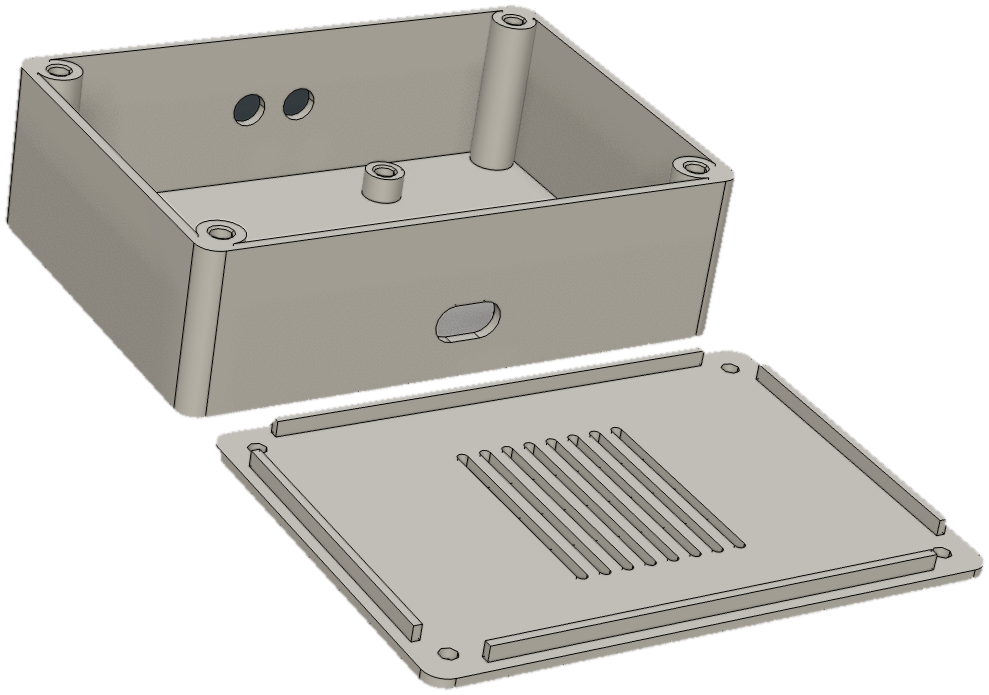
#> input picture docs/design/directions/assets/part-sensor-case-dark.png, 989 x 695 px; its folder holds 4 pictures in this run
$ python refine_cutout.py
#> lines starting #> are read from the running program, lines starting #| are printed output that depends on the picture; after the words box and inside, x2 and y2 are one past the last pixel; in counts of white or black regions, pixels touching at a corner belong together
"""Cleaner edges for the part cut-outs, used by direction H (the shared assets stay as they are for A, B and C).

Reads assets/part-*.png (made by cutout.py), smooths the stair-stepped outline, pulls it in past the floor-coloured
fringe, and repaints fringe pixels with the nearest colour from inside the part. Nothing is redrawn.

    .venv/bin/python docs/design/directions/tools/refine_cutout.py
"""
from pathlib import Path

import numpy as np
from PIL import Image
from scipy import ndimage as ndi

ROOT = Path(__file__).resolve().parents[1]
OUT = ROOT / "h" / "assets"
JOBS = [("part-sensor-case-dark", 1), ("part-sensor-case-light", 2), ("part-build-6of12-dark", 1)]


def refine(name, inset):
#> called with name = 'part-sensor-case-dark', inset = 1
    im = Image.open(ROOT / "assets" / f"{name}.png").convert("RGBA")
#> im is the input picture: PIL image 989x695 RGBA; mean R, G, B, A 111.7, 112.2, 109.4, 143.6
    px = np.asarray(im).astype(float)
    rgb, a = px[..., :3], px[..., 3] / 255
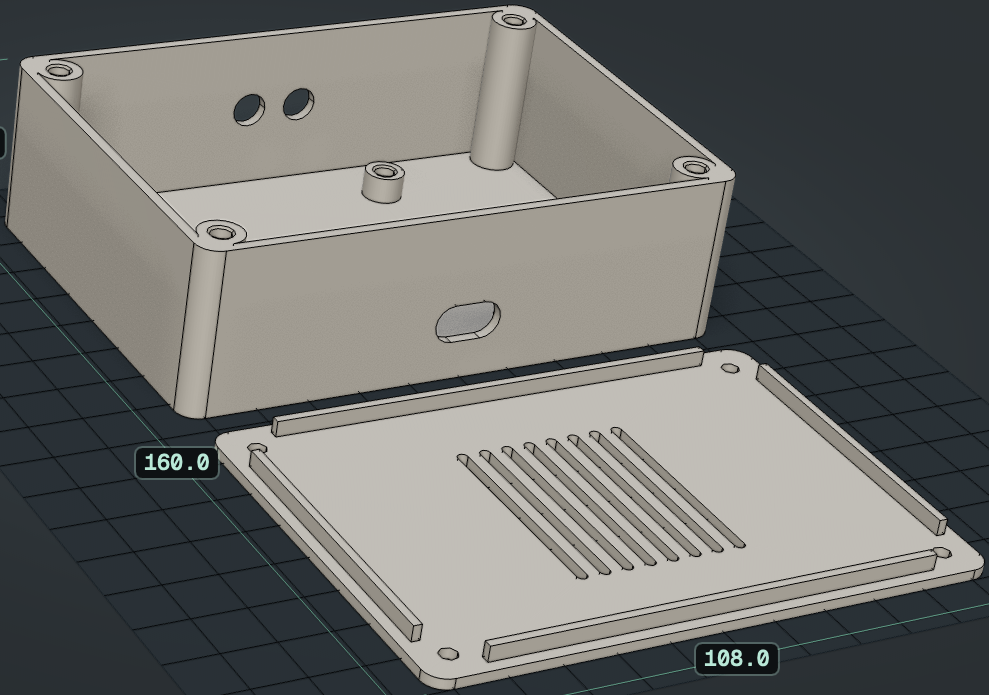
#> rgb: shape (695, 989, 3) float64; mean R, G, B 111.7, 112.2, 109.4
    solid = ndi.gaussian_filter((a > .5).astype(float), 1.6) > .5          # round off the stair steps
#> solid: shape (695, 989) bool; 56.3% white; 1 black region, box (x1, y1, x2, y2) and area: (0, 0, 989, 695) 300250
    solid = ndi.binary_erosion(solid, iterations=inset)                     # step inside the fringe
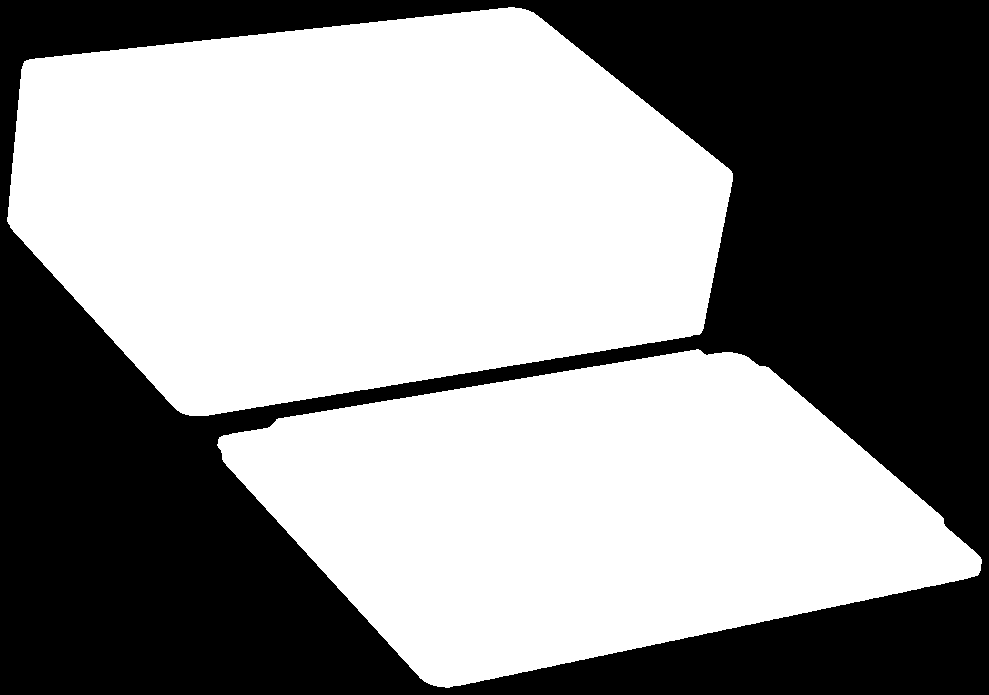
#> solid: shape (695, 989) bool; 55.8% white; 1 black region, box (x1, y1, x2, y2) and area: (0, 0, 989, 695) 303584
    inner = ndi.binary_erosion(solid, iterations=3)
#> inner: shape (695, 989) bool; 54.4% white; 1 black region, box (x1, y1, x2, y2) and area: (0, 0, 989, 695) 313527
    _, (iy, ix) = ndi.distance_transform_edt(~inner, return_indices=True)   # nearest pixel well inside the part
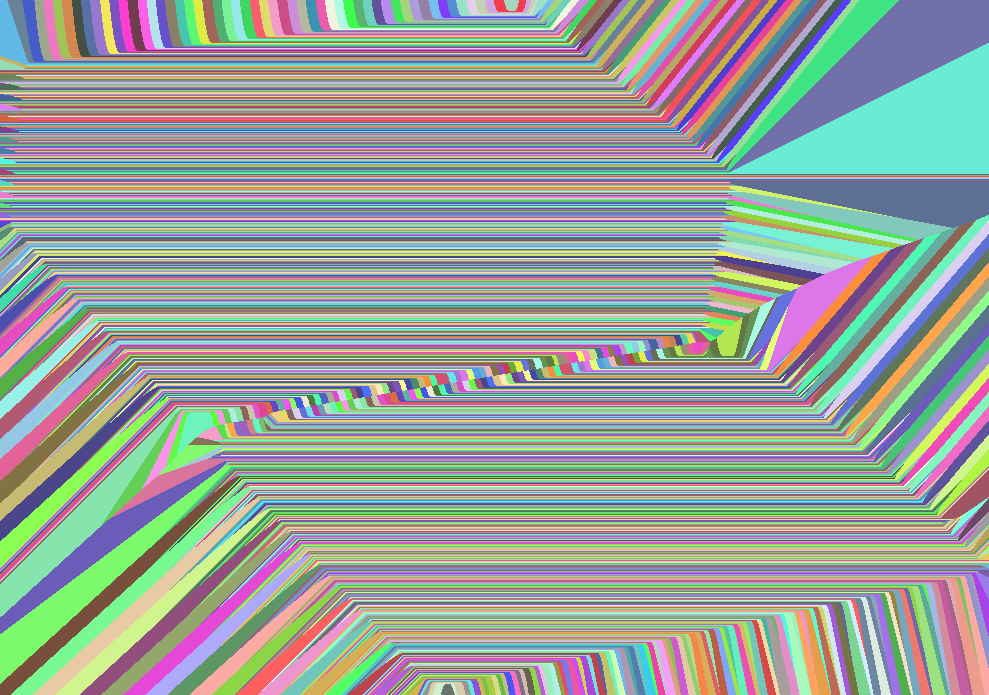
#> iy: shape (695, 989) int32; 675 distinct labels, from 10 to 684; one colour per label, 0 black
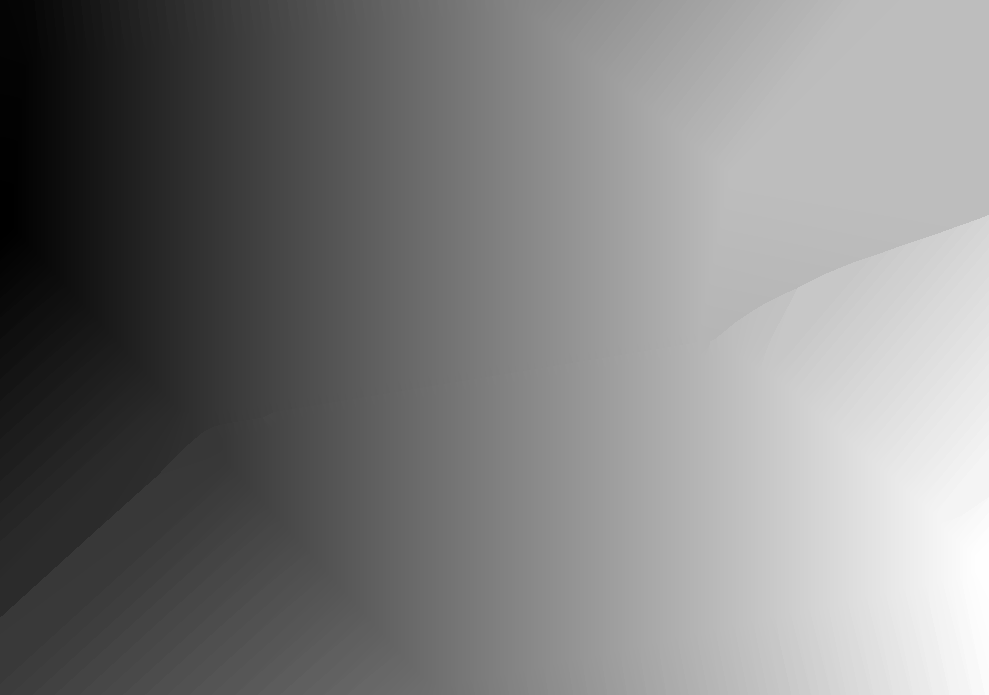
#> ix: shape (695, 989) int32; min 10, max 978, mean 488.5; drawn with min black and max white
    near = rgb[iy, ix]
    lum, lum_in = rgb.mean(-1), near.mean(-1)
    light = name.endswith("light")
    fringe = ~inner & ((lum > lum_in + 6) if light else (lum < lum_in - 60) & ~solid)
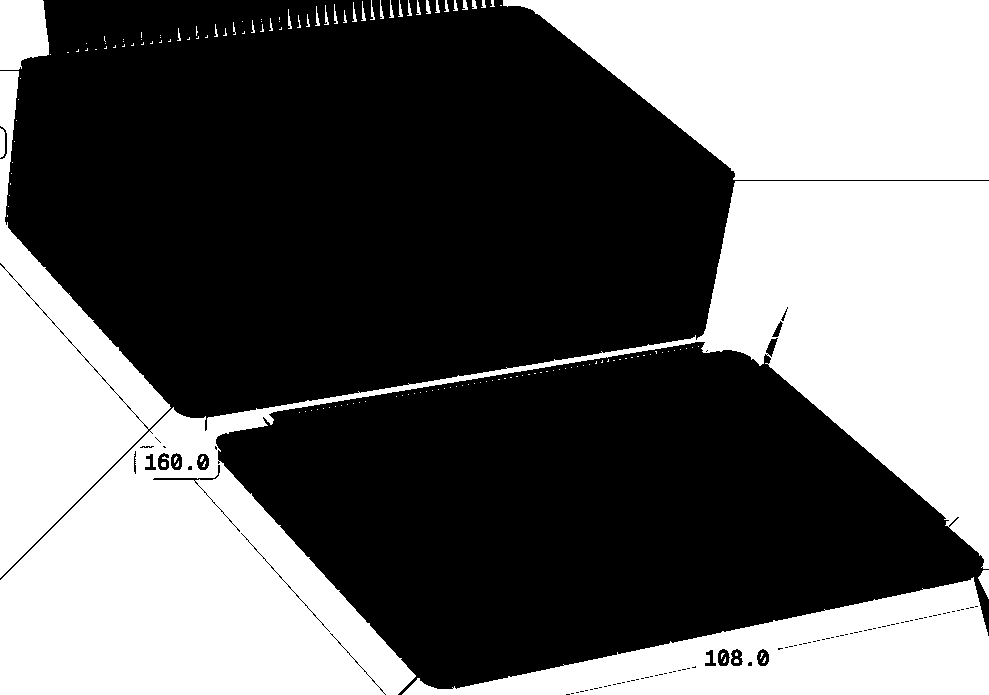
#> fringe: shape (695, 989) bool; 40.6% white; 155 white regions (119 under 20 px), largest, box (x1, y1, x2, y2) and area: (0, 181, 989, 695) 145205, (503, 0, 989, 180) 64336, (402, 577, 989, 695) 32645
    rgb = np.where(fringe[..., None], near, rgb)
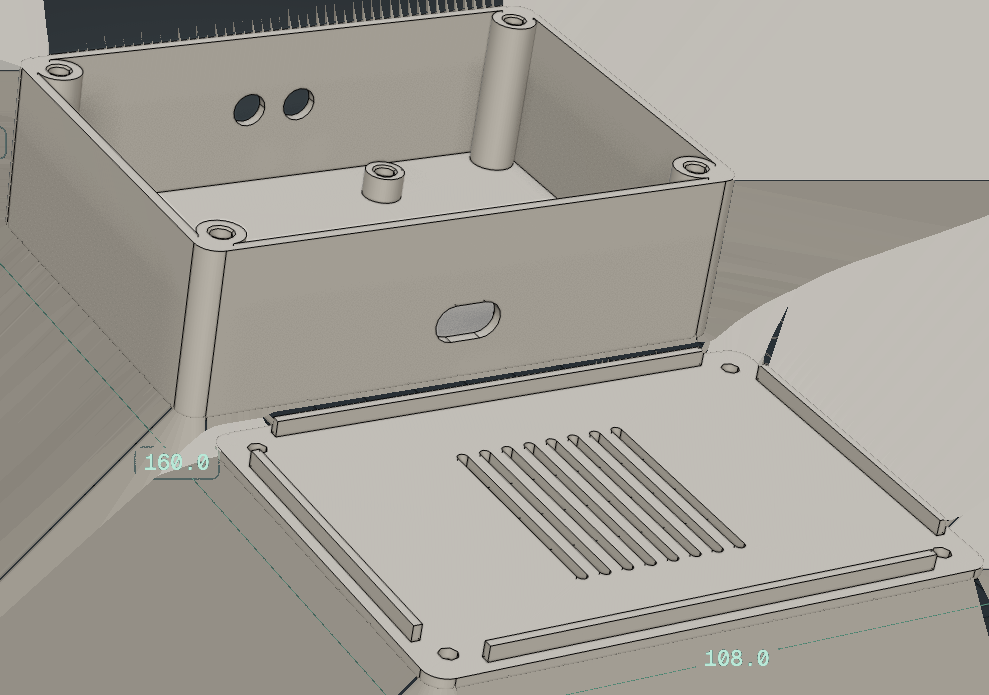
#> rgb: shape (695, 989, 3) float64; mean R, G, B 163.1, 159.3, 151.3
    alpha = ndi.gaussian_filter(solid.astype(float), .75)
    out = np.dstack([rgb, alpha * 255]).round().astype("uint8")
    OUT.mkdir(parents=True, exist_ok=True)
    Image.fromarray(out, "RGBA").save(OUT / f"{name}.png", optimize=True)
    print(name, im.size, (OUT / f"{name}.png").stat().st_size // 1024, "kB")
#| part-sensor-case-dark (989, 695) 303 kB


for job in JOBS:
    refine(*job)
#> pass 2 of the loop `for job in JOBS:`:
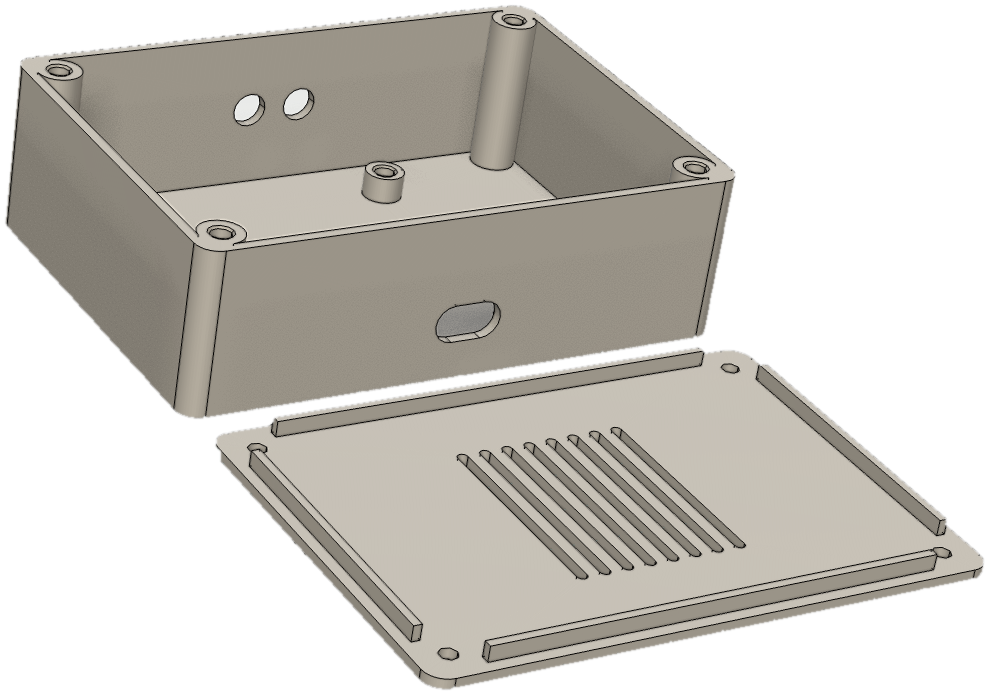
#> input picture docs/design/directions/assets/part-sensor-case-light.png, 989 x 695 px
#> in refine, im is the input picture: PIL image 989x695 RGBA; mean R, G, B, A 176.2, 174.6, 167.2, 143.8
#> in refine (call 2), `solid = ndi.binary_erosion(solid, iterations=inset)`:
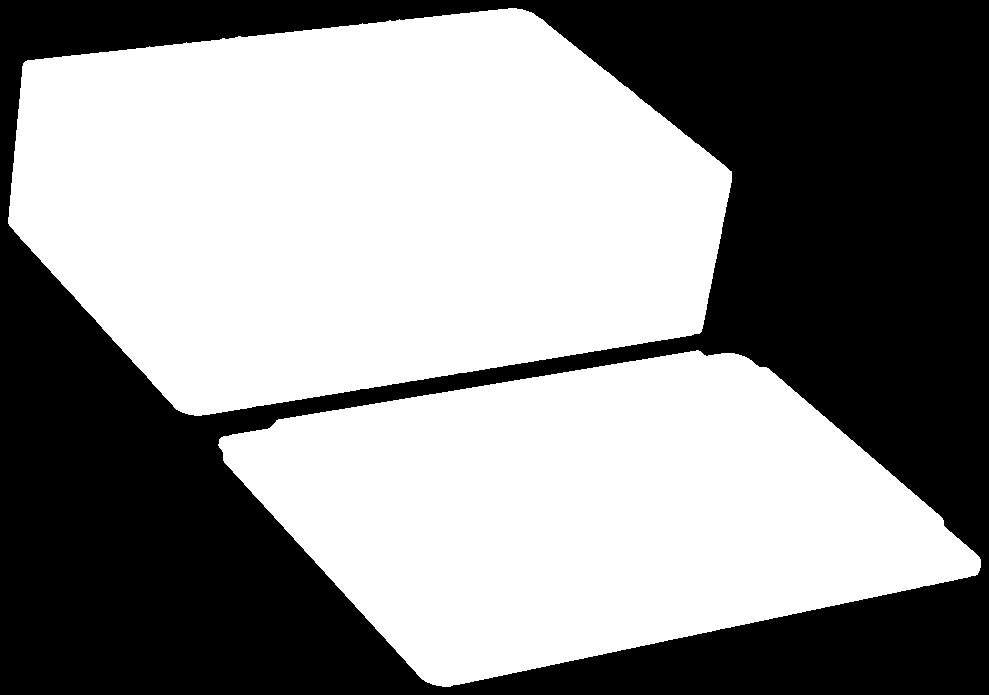
#> solid: shape (695, 989) bool; 55.4% white; 1 black region, box (x1, y1, x2, y2) and area: (0, 0, 989, 695) 306505
#> inner: shape (695, 989) bool; 54% white; 1 black region, box (x1, y1, x2, y2) and area: (0, 0, 989, 695) 316429
#> iy: shape (695, 989) int32; 673 distinct labels, from 11 to 683
#> fringe: shape (695, 989) bool; 37.6% white; 119 white regions (104 under 20 px), largest, box (x1, y1, x2, y2) and area: (0, 0, 989, 403) 123120, (0, 190, 437, 695) 99083, (621, 571, 989, 695) 26169
#> in refine (call 2), `rgb = np.where(fringe[..., None], near, rgb)`:
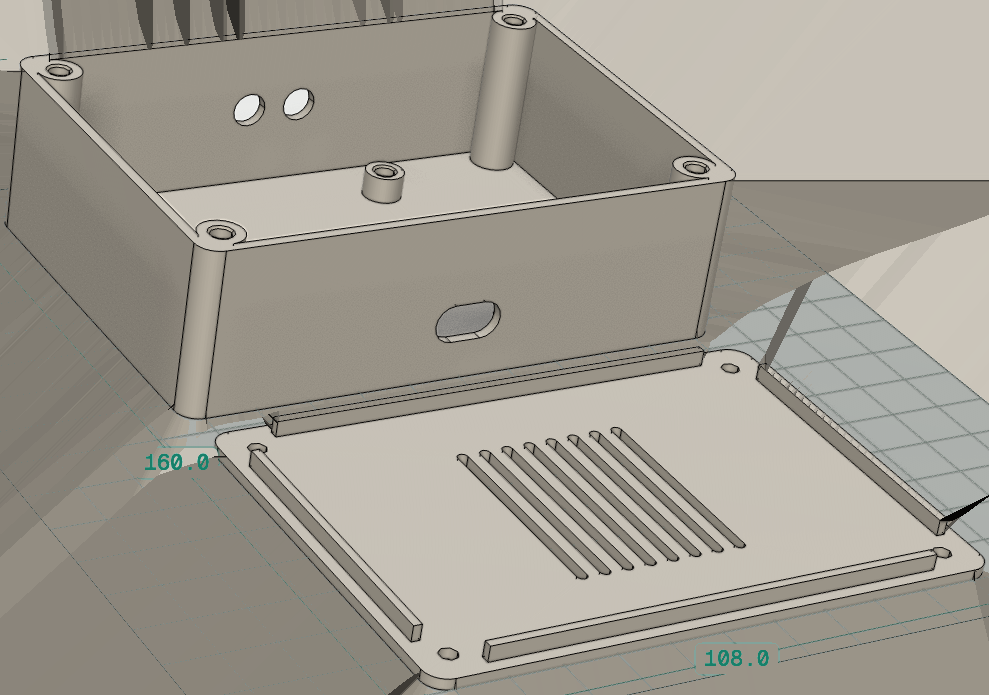
#> rgb: shape (695, 989, 3) float64; mean R, G, B 160.3, 155.4, 145.2
#| part-sensor-case-light (989, 695) 385 kB
#> pass 3 of the loop `for job in JOBS:`:
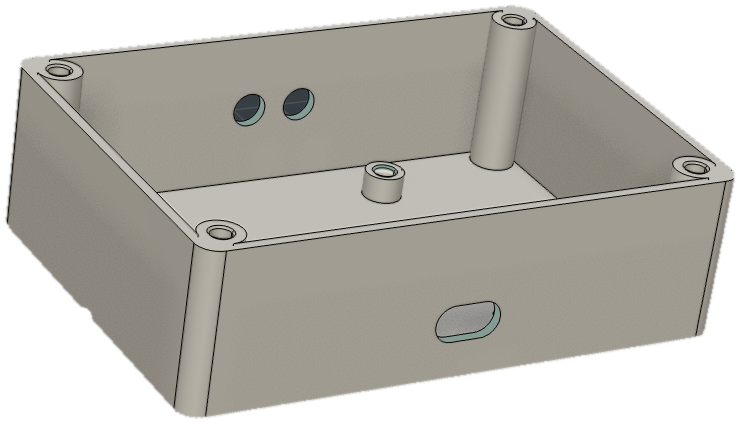
#> input picture docs/design/directions/assets/part-build-6of12-dark.png, 740 x 424 px
#> in refine, im is the input picture: PIL image 740x424 RGBA; mean R, G, B, A 127.8, 126.7, 121.1, 182.7
#> px: shape (424, 740, 4) float64
#> a: shape (424, 740) float64
#> in refine (call 3), `solid = ndi.gaussian_filter((a > .5).astype(float), 1.6) > .5`:
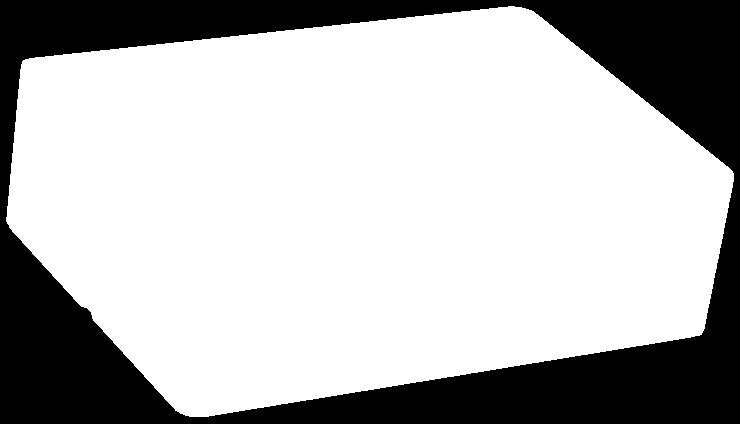
#> solid: shape (424, 740) bool; 71.7% white; 1 black region, box (x1, y1, x2, y2) and area: (0, 0, 740, 424) 88928
#> inner: shape (424, 740) bool; 69.4% white; 1 black region, box (x1, y1, x2, y2) and area: (0, 0, 740, 424) 95904
#> iy: shape (424, 740) int32; 403 distinct labels, from 10 to 412
#> ix: shape (424, 740) int32
#> near: shape (424, 740, 3) float64
#> lum: shape (424, 740) float64
#> lum_in: shape (424, 740) float64
#> fringe: shape (424, 740) bool; 22.5% white; 79 white regions (55 under 20 px), largest, box (x1, y1, x2, y2) and area: (207, 181, 740, 424) 26447, (503, 0, 740, 180) 19516, (0, 147, 171, 424) 15983
#> in refine (call 3), `rgb = np.where(fringe[..., None], near, rgb)`:
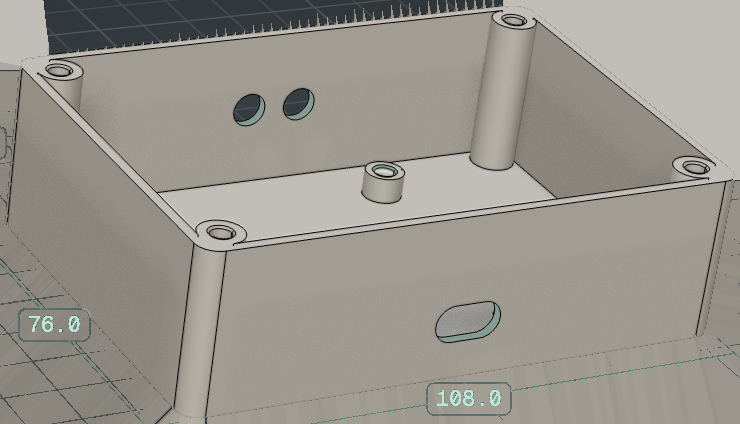
#> rgb: shape (424, 740, 3) float64; mean R, G, B 153.4, 149.7, 141.3
#> alpha: shape (424, 740) float64
#> out: shape (424, 740, 4)
#| part-build-6of12-dark (740, 424) 191 kB
